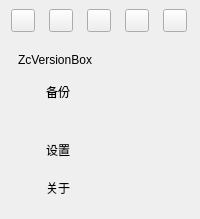
<?xml version='1.0' encoding='UTF-8'?>
<ui version="4.0">
 <class>MainWindow</class>
 <widget class="QMainWindow" name="MainWindow">
  <widget class="QWidget" name="centralwidget">
   <layout class="QVBoxLayout" name="centralLayout">
    <property name="spacing">
     <number>12</number>
    </property>
    <item>
     <layout class="QHBoxLayout" name="headerLayout">
      <property name="spacing">
       <number>12</number>
      </property>
      <item>
       <widget class="QToolButton" name="collapseButton">
        <property name="toolTip">
         <string>切换侧栏</string>
        </property>
        <property name="accessibleName">
         <string>切换侧栏</string>
        </property>
        <property name="focusPolicy">
         <enum>Qt::StrongFocus</enum>
        </property>
       </widget>
      </item>
      <item>
       <widget class="QToolButton" name="backButton">
        <property name="toolTip">
         <string>后退</string>
        </property>
        <property name="accessibleName">
         <string>后退</string>
        </property>
        <property name="focusPolicy">
         <enum>Qt::StrongFocus</enum>
        </property>
       </widget>
      </item>
      <item>
       <widget class="QToolButton" name="forwardButton">
        <property name="toolTip">
         <string>前进</string>
        </property>
        <property name="accessibleName">
         <string>前进</string>
        </property>
        <property name="focusPolicy">
         <enum>Qt::StrongFocus</enum>
        </property>
       </widget>
      </item>
      <item>
       <widget class="QToolButton" name="themeButton">
        <property name="toolTip">
         <string>切换明暗主题</string>
        </property>
        <property name="accessibleName">
         <string>切换明暗主题</string>
        </property>
        <property name="focusPolicy">
         <enum>Qt::StrongFocus</enum>
        </property>
       </widget>
      </item>
      <item>
       <widget class="QToolButton" name="pinButton">
        <property name="toolTip">
         <string>窗口置顶</string>
        </property>
        <property name="checkable">
         <bool>true</bool>
        </property>
        <property name="accessibleName">
         <string>窗口置顶</string>
        </property>
        <property name="focusPolicy">
         <enum>Qt::StrongFocus</enum>
        </property>
       </widget>
      </item>
     </layout>
    </item>
    <item>
     <layout class="QHBoxLayout" name="mainLayout" stretch="0,1">
      <property name="spacing">
       <number>12</number>
      </property>
      <item>
       <widget class="QWidget" name="sidebar">
        <layout class="QVBoxLayout" name="sidebarLayout">
         <property name="spacing">
          <number>12</number>
         </property>
         <item>
          <widget class="oclero::qlementine::Label" name="brandLabel">
           <property name="text">
            <string>ZcVersionBox</string>
           </property>
           <property name="textFormat">
            <enum>Qt::PlainText</enum>
           </property>
           <property name="role">
            <enum>oclero::qlementine::TextRole::H5</enum>
           </property>
          </widget>
         </item>
         <item>
          <widget class="QPushButton" name="backupsButton">
           <property name="text">
            <string>备份</string>
           </property>
           <property name="checkable">
            <bool>true</bool>
           </property>
           <property name="flat">
            <bool>true</bool>
           </property>
          </widget>
         </item>
         <item>
          <spacer name="navSpacer">
           <property name="orientation">
            <enum>Qt::Vertical</enum>
           </property>
           <property name="sizeHint" stdset="0">
            <size>
             <width>20</width>
             <height>20</height>
            </size>
           </property>
          </spacer>
         </item>
         <item>
          <widget class="QPushButton" name="settingsButton">
           <property name="text">
            <string>设置</string>
           </property>
           <property name="checkable">
            <bool>true</bool>
           </property>
           <property name="flat">
            <bool>true</bool>
           </property>
          </widget>
         </item>
         <item>
          <widget class="QPushButton" name="aboutButton">
           <property name="text">
            <string>关于</string>
           </property>
           <property name="checkable">
            <bool>true</bool>
           </property>
           <property name="flat">
            <bool>true</bool>
           </property>
          </widget>
         </item>
        </layout>
        <property name="minimumWidth">
         <number>145</number>
        </property>
       </widget>
      </item>
      <item>
       <widget class="QWidget" name="content">
        <layout class="QVBoxLayout" name="contentLayout">
         <property name="spacing">
          <number>12</number>
         </property>
         <item>
          <widget class="QStackedWidget" name="pages" />
         </item>
        </layout>
       </widget>
      </item>
     </layout>
    </item>
   </layout>
  </widget>
 </widget>
 <resources />
 <connections />
 <customwidgets>
  <customwidget>
   <class>oclero::qlementine::Label</class>
   <extends>QLabel</extends>
   <header>oclero/qlementine/widgets/Label.hpp</header>
  </customwidget>
 </customwidgets>
</ui>
